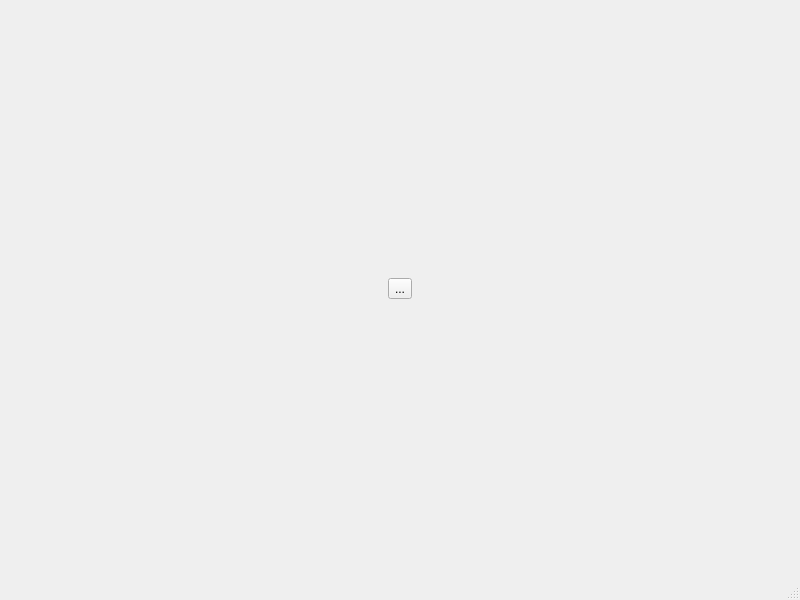
<?xml version="1.0" encoding="UTF-8"?>
<ui version="4.0">
 <class>MainWindow</class>
 <widget class="QMainWindow" name="MainWindow">
  <property name="geometry">
   <rect>
    <x>0</x>
    <y>0</y>
    <width>800</width>
    <height>600</height>
   </rect>
  </property>
  <property name="windowTitle">
   <string>MainWindow</string>
  </property>
  <widget class="QWidget" name="centralwidget">
   <layout class="QGridLayout" name="gridLayout">
    <item row="0" column="0">
     <widget class="QToolButton" name="toolButton">
      <property name="text">
       <string>...</string>
      </property>
      <property name="icon">
       <iconset resource="images.qrc">
        <normaloff>:/newPrefix/icon/mouse.ico</normaloff>:/newPrefix/icon/mouse.ico</iconset>
      </property>
     </widget>
    </item>
   </layout>
  </widget>
  <widget class="QMenuBar" name="menubar">
   <property name="geometry">
    <rect>
     <x>0</x>
     <y>0</y>
     <width>800</width>
     <height>26</height>
    </rect>
   </property>
  </widget>
  <widget class="QStatusBar" name="statusbar"/>
 </widget>
 <resources>
  <include location="images.qrc"/>
 </resources>
 <connections/>
</ui>
